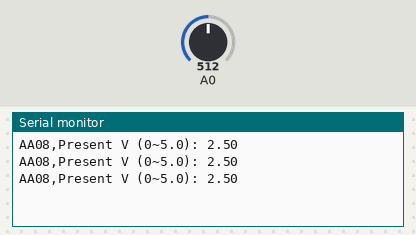
A sketch run on a simulated Arduino Uno, built with avr-gcc and run on an emulated ATmega328P. Shown: the last lines printed to the serial monitor. The test bench sets the inputs (shaded band); at power-on: A0 = 512.

Above: at 1.3 s.
1.4 s: A0 set to 716
At 1.9 s:
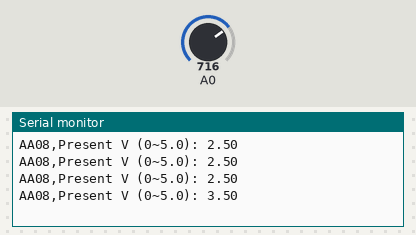
2.9 s: A0 set to 900
At 3.4 s:
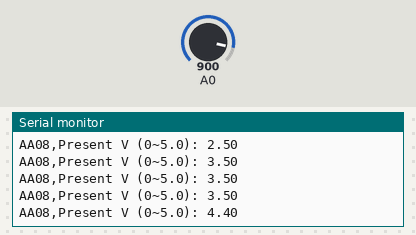
Timing chart, 0 to 5.9 s (numbered marks = the images above; inputs shaded):
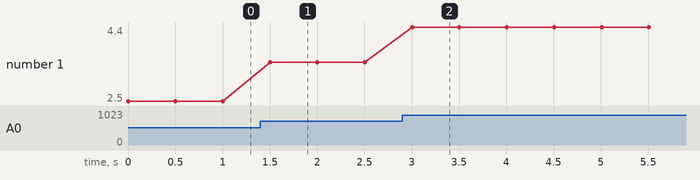

The sketch:

sketch06_analog_read.ino.ino
```cpp
/*
  Blink by AA00
  Turns an LED on for one second, then off for one second, repeatedly.
*/

// the setup function runs once when you press reset or power the board
void setup() {
Serial.begin(9600);
}

// the loop function runs over and over again forever
void loop() {
  int sensorValue = analogRead(A0);
  /*
  //Just Value
  Serial.print("AA08,Present Value(0~1023): ");
  Serial.println(sensorValue);

  /*
   // Resistance

   // float resistance = sensorValue*(10.0/1023.0);
   // Serial.println(resistance);

  Serial.print("AA08,Present R(0~10.0): ");
  Serial.println(sensorValue*(10.0/1023.0));
  */


   //Voltage

   // float voltage = sensorValue*(5.0/1023.0);
   // Serial.println(voltage);
  Serial.print("AA08,Present V (0~5.0): ");
  Serial.println(sensorValue*(5.0/1023.0));

  delay(500);

}
```

Measured:
- after the input at 1.4 s, the serial monitor: prints a new line after 0.10 s (image 1)
- after the input at 2.9 s, the serial monitor: prints a new line after 0.10 s (image 2)
- plotted number 1: 2.5 → 3.5 after the input at 1.4 s, 3.5 → 4.4 after the input at 2.9 s
